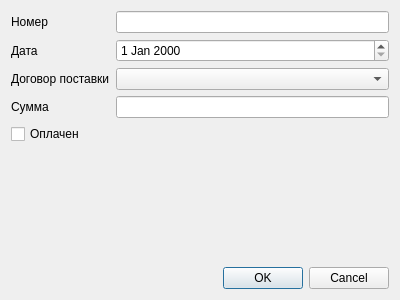
<?xml version="1.0" encoding="UTF-8"?>
<ui version="4.0">
 <class>DialogPayment</class>
 <widget class="QDialog" name="DialogPayment">
  <property name="geometry">
   <rect>
    <x>0</x>
    <y>0</y>
    <width>400</width>
    <height>300</height>
   </rect>
  </property>
  <property name="windowTitle">
   <string>Платежное поручение</string>
  </property>
  <layout class="QGridLayout" name="gridLayout">
   <item row="6" column="0" colspan="2">
    <widget class="QDialogButtonBox" name="buttonBox">
     <property name="orientation">
      <enum>Qt::Horizontal</enum>
     </property>
     <property name="standardButtons">
      <set>QDialogButtonBox::Cancel|QDialogButtonBox::Ok</set>
     </property>
    </widget>
   </item>
   <item row="2" column="0">
    <widget class="QLabel" name="label_3">
     <property name="text">
      <string>Договор поставки</string>
     </property>
    </widget>
   </item>
   <item row="5" column="1">
    <spacer name="verticalSpacer">
     <property name="orientation">
      <enum>Qt::Vertical</enum>
     </property>
     <property name="sizeHint" stdset="0">
      <size>
       <width>20</width>
       <height>105</height>
      </size>
     </property>
    </spacer>
   </item>
   <item row="0" column="0">
    <widget class="QLabel" name="label">
     <property name="text">
      <string>Номер</string>
     </property>
    </widget>
   </item>
   <item row="3" column="0">
    <widget class="QLabel" name="label_4">
     <property name="text">
      <string>Сумма</string>
     </property>
    </widget>
   </item>
   <item row="2" column="1">
    <widget class="QComboBox" name="comboBoxContractSupply"/>
   </item>
   <item row="1" column="1">
    <widget class="QDateEdit" name="dateEditDate"/>
   </item>
   <item row="4" column="0">
    <widget class="QCheckBox" name="checkBoxPaid">
     <property name="text">
      <string>Оплачен</string>
     </property>
    </widget>
   </item>
   <item row="0" column="1">
    <widget class="QLineEdit" name="lineEditId">
     <property name="readOnly">
      <bool>true</bool>
     </property>
    </widget>
   </item>
   <item row="3" column="1">
    <widget class="QLineEdit" name="lineEditTotal_price"/>
   </item>
   <item row="1" column="0">
    <widget class="QLabel" name="label_2">
     <property name="text">
      <string>Дата</string>
     </property>
    </widget>
   </item>
  </layout>
 </widget>
 <resources/>
 <connections>
  <connection>
   <sender>buttonBox</sender>
   <signal>accepted()</signal>
   <receiver>DialogPayment</receiver>
   <slot>accept()</slot>
   <hints>
    <hint type="sourcelabel">
     <x>248</x>
     <y>254</y>
    </hint>
    <hint type="destinationlabel">
     <x>157</x>
     <y>274</y>
    </hint>
   </hints>
  </connection>
  <connection>
   <sender>buttonBox</sender>
   <signal>rejected()</signal>
   <receiver>DialogPayment</receiver>
   <slot>reject()</slot>
   <hints>
    <hint type="sourcelabel">
     <x>316</x>
     <y>260</y>
    </hint>
    <hint type="destinationlabel">
     <x>286</x>
     <y>274</y>
    </hint>
   </hints>
  </connection>
 </connections>
</ui>
